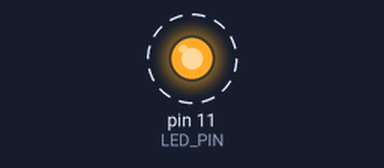
Bench run of a program on a simulated Raspberry Pi (header pin numbers). Parts: output pins drawn as LEDs (lit = HIGH). Dashed ring = blinking.

Above: at 0.12 s.
Timing chart, 0 to 3.0 s (numbered marks = the images above):
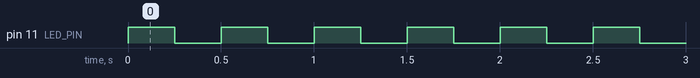

The program:

blinker.py
```python
# Import libraries
import RPi.GPIO as GPIO
from time import sleep

# Declare pin number standard
GPIO.setmode(GPIO.BOARD)

# Setup LED
LED_PIN = 11
GPIO.setup(LED_PIN, GPIO.OUT)

# Create a function to blink
def blink(led, dur):
    GPIO.output(led, GPIO.HIGH)
    sleep(dur)
    GPIO.output(led, GPIO.LOW)
    sleep(dur)

# Repeat forever
try:
    while True:
        blink(LED_PIN, 0.25)
except KeyboardInterrupt:
    GPIO.cleanup()
```

Measured:
- by itself, pin 11 (LED_PIN): alternates HIGH for 0.25 s and LOW for 0.25 s
